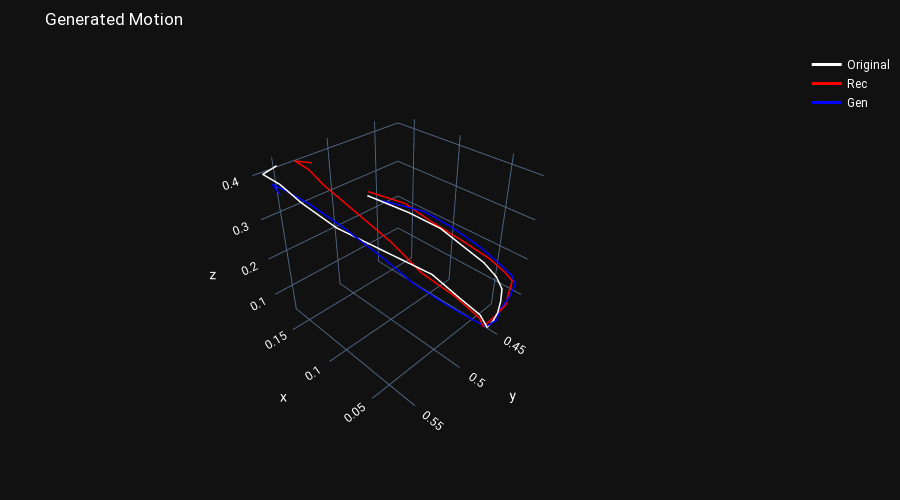

Notebook cell for this chart:
### Code cell
sample_data= None
sample_size = np.random.randint(0, 128)

for d in model_config.train_iterator:
    x_samples = d[model_config.data_item][sample_size:sample_size+1, :,:]
    y_sampels = d['Y'][sample_size:sample_size+1, :,:] 

    z, __, __ = model.encoder(x_samples, y_sampels)

    noise = torch.normal(mean=.1, std=.1, size = z.shape).to(model_config.device)
    z = z + noise

    x_generated = model.decoder(z , y_sampels)
    x_rec,__, __ = model(x_samples, y_sampels)
    show_generated_motions([x_samples, x_rec,x_generated])
    break

### Figure 1 — Plotly figure (JSON) as saved in the notebook; plotly's stock layout.template omitted (floating-point values rounded to 4 significant figures)
{"data": [{"line": {"color": "white", "width": 3}, "mode": "lines", "name": "Original", "type": "scatter3d", "x": [0.1654, 0.1624, 0.149, 0.1314, 0.1063, 0.07946, 0.05573, 0.03952, 0.03229, 0.03236, 0.03179, 0.03014, 0.03115, 0.03261, 0.03683, 0.04571, 0.0579, 0.07436, 0.09237, 0.115], "y": [0.5495, 0.563, 0.5585, 0.5543, 0.5447, 0.5239, 0.5003, 0.4851, 0.4666, 0.453, 0.4457, 0.4435, 0.4398, 0.4382, 0.4428, 0.4498, 0.4611, 0.4712, 0.4884, 0.5082], "z": [0.4083, 0.4057, 0.393, 0.3676, 0.3305, 0.2829, 0.2279, 0.1657, 0.1005, 0.03713, 0.04551, 0.06858, 0.09544, 0.1268, 0.162, 0.1985, 0.2379, 0.2772, 0.3155, 0.3512]}, {"line": {"color": "red", "width": 3}, "mode": "lines", "name": "Rec", "type": "scatter3d", "x": [0.1542, 0.1607, 0.1493, 0.1349, 0.1104, 0.08239, 0.06172, 0.04302, 0.02936, 0.03346, 0.03205, 0.02907, 0.03027, 0.03069, 0.03491, 0.04605, 0.06212, 0.08287, 0.1035, 0.1248], "y": [0.5267, 0.537, 0.5334, 0.5322, 0.5281, 0.5159, 0.5056, 0.4876, 0.4714, 0.4573, 0.4442, 0.4342, 0.4305, 0.4273, 0.4336, 0.4419, 0.458, 0.4708, 0.4805, 0.4989], "z": [0.4041, 0.4115, 0.4002, 0.3802, 0.3506, 0.2917, 0.2316, 0.1707, 0.1052, 0.04477, 0.05544, 0.07843, 0.1075, 0.1357, 0.1632, 0.1973, 0.244, 0.2809, 0.3152, 0.3403]}, {"line": {"color": "blue", "width": 3}, "mode": "lines", "name": "Gen", "type": "scatter3d", "x": [0.1443, 0.1542, 0.1457, 0.129, 0.1045, 0.07704, 0.0618, 0.04513, 0.03228, 0.03297, 0.02909, 0.03114, 0.02853, 0.02762, 0.0294, 0.03991, 0.05046, 0.0718, 0.08715, 0.1071], "y": [0.5623, 0.5615, 0.5563, 0.5502, 0.5419, 0.5274, 0.5134, 0.4959, 0.4753, 0.4535, 0.4455, 0.4381, 0.4319, 0.4266, 0.4317, 0.4394, 0.4515, 0.4618, 0.4761, 0.5009], "z": [0.3792, 0.3915, 0.3798, 0.3643, 0.3333, 0.2741, 0.2158, 0.1602, 0.1009, 0.0397, 0.05146, 0.06818, 0.09824, 0.1287, 0.1599, 0.194, 0.2368, 0.2732, 0.3092, 0.3396]}], "layout": {"coloraxis": {"showscale": false}, "font": {"color": "white", "family": "Roboto, monospace", "size": 12}, "height": 500, "margin": {"b": 50, "l": 5, "r": 5, "t": 50}, "scene": {"aspectratio": {"x": 1, "y": 1, "z": 1}, "camera": {"eye": {"x": -1.5, "y": 1.5, "z": 1.5}, "up": {"x": 0, "y": 0, "z": 1}}}, "showlegend": true, "title": {"text": "Generated Motion"}, "xaxis": {"fixedrange": true, "showgrid": false, "showticklabels": false, "zeroline": false, "zerolinecolor": "gray", "zerolinewidth": 1}, "yaxis": {"fixedrange": true, "scaleanchor": "x", "scaleratio": 1, "showgrid": false, "showticklabels": false, "zeroline": false, "zerolinecolor": "gray", "zerolinewidth": 1}}}
